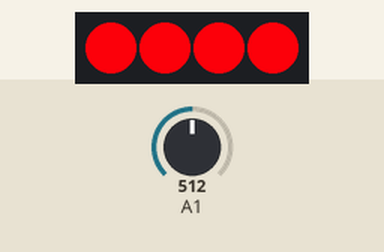
Recording of a sketch running on a simulated Arduino Uno, built with avr-gcc and run on an emulated ATmega328P. On the bench: 4 RGB LEDs in strip order, left to right. The test bench sets the inputs (shaded band); at power-on: A1 = 512. Dim RGB values are drawn brighter than linear; what the sketch prints to the serial monitor is not drawn.

Above: at 1.2 s.
1.3 s: A1 set to 434
At 1.8 s:
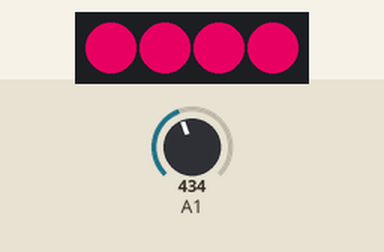
2.8 s: A1 set to 410
At 3.7 s:
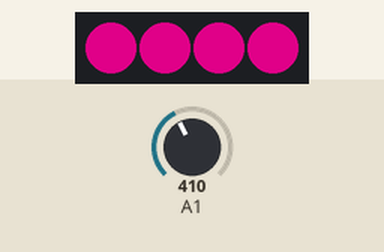
4.3 s: A1 set to 306
At 5.3 s:
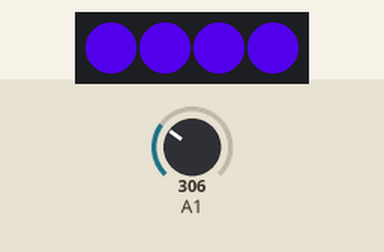
8.3 s: A1 set to 346
At 9.5 s:
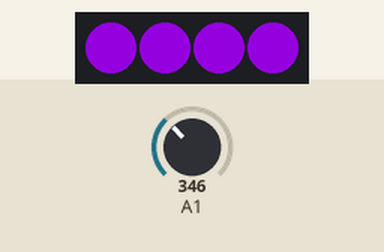
9.8 s: A1 set to 365
At 10.3 s:
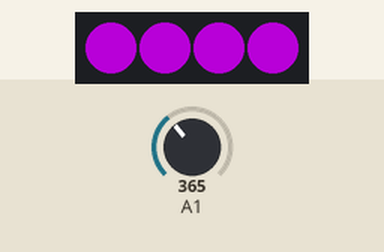
Timing chart, 0 to 12.3 s (numbered marks = the images above; inputs shaded):
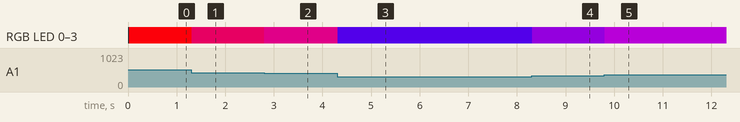

Measured:
- after the input at 1.3 s, RGB LED 0–3: RGB(244, 0, 10) → RGB(178, 0, 76) at once
- after the input at 2.8 s, RGB LED 0–3: RGB(178, 0, 76) → RGB(158, 0, 96) at once
- after the input at 4.3 s, RGB LED 0–3: RGB(158, 0, 96) → RGB(66, 0, 188) at once
- after the input at 8.3 s, RGB LED 0–3: RGB(66, 0, 188) → RGB(102, 0, 153) at once
- after the input at 9.8 s, RGB LED 0–3: RGB(102, 0, 153) → RGB(117, 0, 137) at once

The sketch:

Arduino.ino
```cpp
#define FASTLED_ALLOW_INTERRUPTS 0
#include <FastLED.h>
FASTLED_USING_NAMESPACE
CRGB leds[4];

void setup() {
  Serial.begin(9600);
  FastLED.addLeds<WS2812B,10,GRB>(leds, 4).setCorrection( TypicalLEDStrip );
  FastLED.setMaxPowerInVoltsAndMilliamps(5, 2000);
}

int sensorValue;
String inputString;

int onTime = -1;
int minimum = 50;
int channel = 1;
int lastToggleTime = micros();
bool toggleState = true;
void loop() {
  while(Serial.available()) {
    inputString = Serial.readString();
    channel = inputString.substring(1,3).toInt();
    minimum = inputString.substring(4,7).toInt();
    Serial.print("Channel:");
    Serial.print(channel);
    Serial.print(" Minimum:");
    Serial.println(minimum);
  }

  EVERY_N_MILLISECONDS(20) {
    Serial.println(minimum);
    if (sensorValue < minimum)
    {
      if (millis() - lastToggleTime > 10000)
      {
        lastToggleTime = millis();
        toggleState != toggleState;
      }
      if (toggleState)
      {
        fill_solid(leds, 4, CRGB( map(sensorValue, 100, 0, 0, 255), 0, map(sensorValue, 0, 100, 0, 255)));
      }
      else
      {
        fill_solid(leds, 4, CRGB(0, 0, 0));
      }

    }
    else
    {
      fill_solid(leds, 4, CRGB( map(sensorValue, 100, 0, 0, 255), 0, map(sensorValue, 0, 100, 0, 255)));
    }
    FastLED.show();
  }
  sensorValue = map(analogRead(9), 525, 230, 0, 100);
  if (sensorValue < 0)
  {
    sensorValue = 0;
  }
  if (sensorValue > 100)
  {
    sensorValue = 100;
  }
  delay(1);        // delay in between reads for stability
}
```
